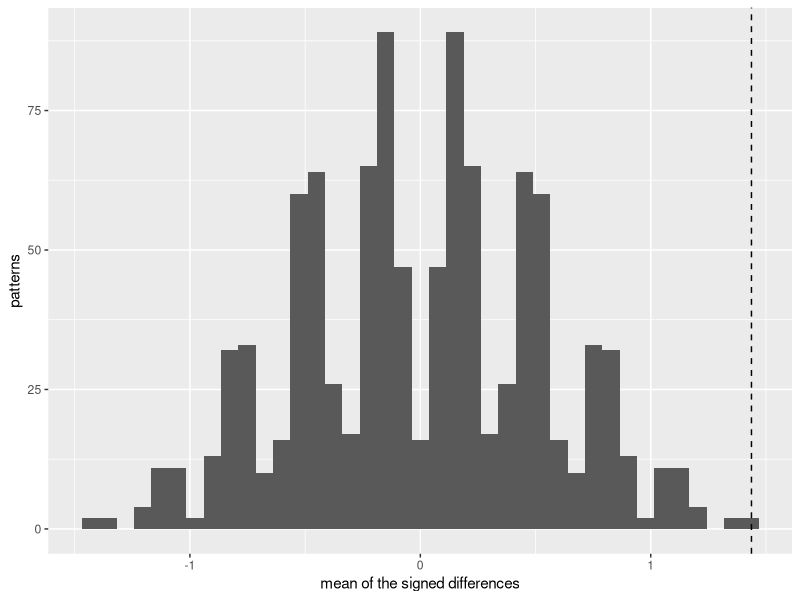
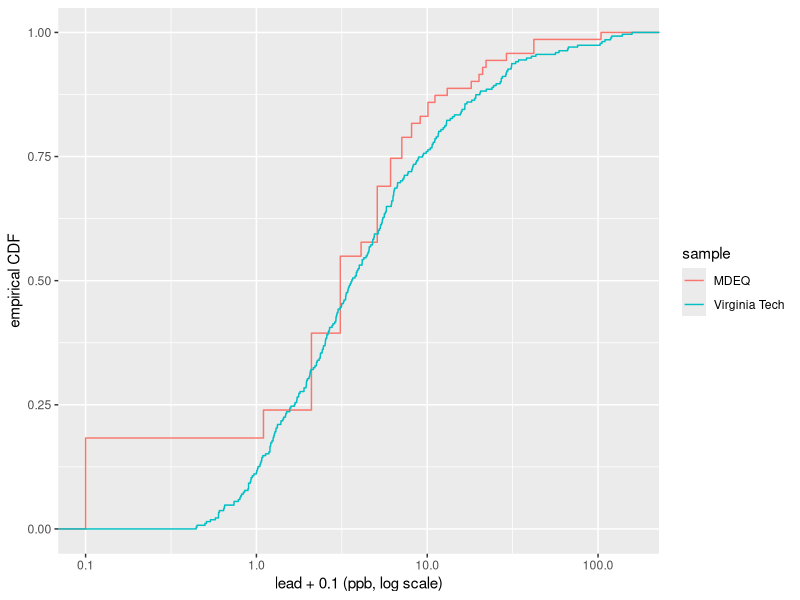
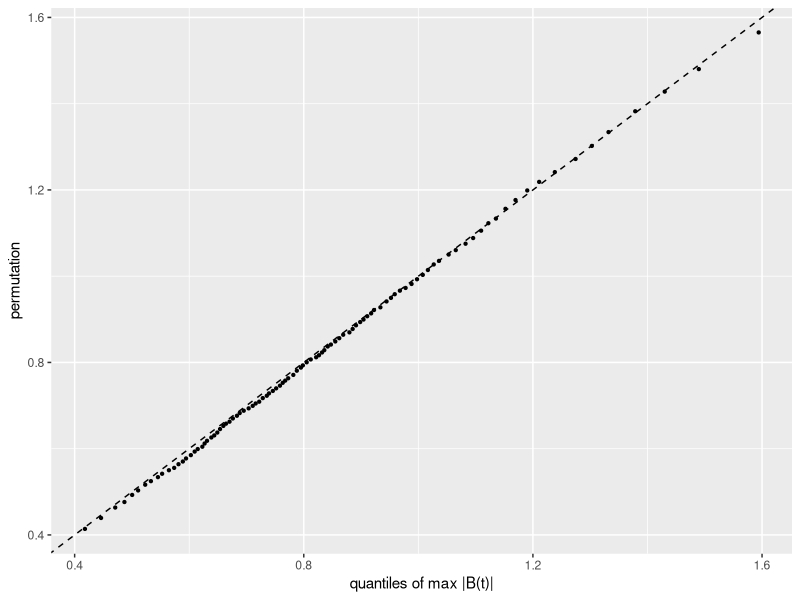

Here is the R script that generated these plots, in order:
## ---- chunk 1
knitr::opts_chunk$set(echo = TRUE, out.width = "100%", cache = TRUE, autodep = TRUE)
options(width = 60, digits = 4)
set.seed(20261105)
library(tidyverse)
B <- 4000
vt <- read.csv("../../data/flint_vt.csv")
mdeq <- read.csv("../../data/flint_mdeq.csv")
n <- nrow(vt)
## ---- chunk 2
d <- log(vt$first_draw) - log(vt$flush_2min)
round(d[11:20], 2)
## ---- chunk 3
d10 <- d[11:20]
S <- as.matrix(expand.grid(rep(list(c(-1, 1)), 10)))
null10 <- as.vector(S %*% abs(d10)) / 10
c(observed = mean(d10), p = mean(null10 >= mean(d10) - 1e-12))
## ---- chunk 4
ggplot(data.frame(t = null10), aes(t)) +
  geom_histogram(bins = 40) +
  geom_vline(xintercept = mean(d10), lty = 2) +
  labs(x = "mean of the signed differences", y = "patterns")
## ---- chunk 5
t_obs <- mean(d)
t_flip <- replicate(B, mean(sample(c(-1, 1), n, replace = TRUE) * abs(d)))
c(observed = t_obs, max_null = max(t_flip),
  p = (1 + sum(t_flip >= t_obs)) / (B + 1))
## ---- chunk 6
binom.test(sum(d > 0), sum(d != 0))$p.value
## ---- chunk 7
S <- matrix(sample(c(-1, 1), B * n, replace = TRUE), B)
Sd <- as.vector(S %*% d) / n
Sbar <- rowMeans(S)
p_two <- function(theta0) {
  t0 <- mean(d) - theta0
  (1 + sum(abs(Sd - theta0 * Sbar) >= abs(t0))) / (B + 1)
}
grid <- seq(1.2, 1.7, by = 0.002)
keep <- grid[map_dbl(grid, p_two) > 0.05]
range(keep)
## ---- chunk 8
boot_d <- replicate(B, mean(sample(d, replace = TRUE)))
exp(rbind(sign_flip = range(keep),
          bootstrap = quantile(boot_d, c(0.025, 0.975))))
## ---- chunk 9
z <- c(mdeq$lead, vt$first_draw)
g <- rep(c(TRUE, FALSE), c(nrow(mdeq), nrow(vt)))
ggplot(data.frame(lead = z, sample = ifelse(g, "MDEQ", "Virginia Tech")),
       aes(lead + 0.1, color = sample)) +
  stat_ecdf() + scale_x_log10() +
  labs(x = "lead + 0.1 (ppb, log scale)", y = "empirical CDF")
## ---- chunk 10
diff_means <- function(z, g) mean(z[g]) - mean(z[!g])
t_obs <- diff_means(z, g)
t_perm <- replicate(B, diff_means(z, sample(g)))
c(observed = t_obs, p = (1 + sum(abs(t_perm) >= abs(t_obs))) / (B + 1))
## ---- chunk 11
ks_stat <- function(z, g) max(abs(ecdf(z[g])(z) - ecdf(z[!g])(z)))
three <- function(z, g) c(mean = diff_means(z, g),
                          median = median(z[g]) - median(z[!g]),
                          ks = ks_stat(z, g))
t3 <- three(z, g)
perm3 <- replicate(B, three(z, sample(g)))
(1 + rowSums(abs(perm3) >= abs(t3))) / (B + 1)
## ---- chunk 12
v <- sort(unique(z))
gap <- ecdf(z[g])(v) - ecdf(z[!g])(v)
c(at = v[which.max(abs(gap))], gap = gap[which.max(abs(gap))])
## ---- chunk 13
z_round <- c(mdeq$lead, round(vt$first_draw))
t_round <- ks_stat(z_round, g)
perm_round <- replicate(B, ks_stat(z_round, sample(g)))
(p_round <- (1 + sum(perm_round >= t_round)) / (B + 1))
## ---- chunk 14
r <- rank(z)
w_obs <- sum(r[g])
w_perm <- replicate(B, sum(r[sample(g)]))
mid <- sum(g) * (length(z) + 1) / 2
c(permutation = (1 + sum(abs(w_perm - mid) >= abs(w_obs - mid))) / (B + 1),
  wilcox = wilcox.test(mdeq$lead, vt$first_draw)$p.value)
## ---- chunk 15
rk <- rank(abs(d10))
v_obs <- sum(rk[d10 > 0])
P <- as.matrix(expand.grid(rep(list(0:1), 10)))  # which are positive
v_null <- as.vector(P %*% rk)
c(exact = mean(v_null >= v_obs),
  wilcox = wilcox.test(d10, alternative = "greater")$p.value)
## ---- chunk 16
bridge_max <- replicate(2000, {
  w <- cumsum(rnorm(1000)) / sqrt(1000)
  max(abs(w - (1:1000) / 1000 * w[1000]))
})
scaled <- sqrt(nrow(mdeq) * nrow(vt) / length(z)) * perm3["ks", ]
## ---- chunk 17
p <- seq(0.01, 0.99, by = 0.01)
ggplot(data.frame(bridge = quantile(bridge_max, p), perm = quantile(scaled, p)),
       aes(bridge, perm)) +
  geom_point(size = 0.8) + geom_abline(lty = 2) +
  labs(x = "quantiles of max |B(t)|", y = "permutation")
## ---- chunk 18
stats <- function(z, g) {
  a <- z[g]
  b <- z[!g]
  se <- sqrt(var(a) / length(a) + var(b) / length(b))
  c(diff = mean(a) - mean(b),
    ranksum = sum(rank(z)[g]) - length(a) * (length(z) + 1) / 2,
    welch = (mean(a) - mean(b)) / se)
}
## ---- chunk 19
rejects <- function(sd_x, sd_y, m = 71, n = 271, R = 500, B = 400) {
  g <- rep(c(TRUE, FALSE), c(m, n))
  rowMeans(replicate(R, {
    z <- c(rnorm(m, 0, sd_x), rnorm(n, 0, sd_y))
    t0 <- stats(z, g)
    tp <- replicate(B, stats(z, sample(g)))
    (1 + rowSums(abs(tp) >= abs(t0))) / (B + 1) <= 0.05
  }))
}
## ---- chunk 20
rbind(`sd_x = 3, sd_y = 1` = rejects(3, 1),
      `sd_x = 1, sd_y = 3` = rejects(1, 3),
      `sd_x = 1, sd_y = 1` = rejects(1, 1))
